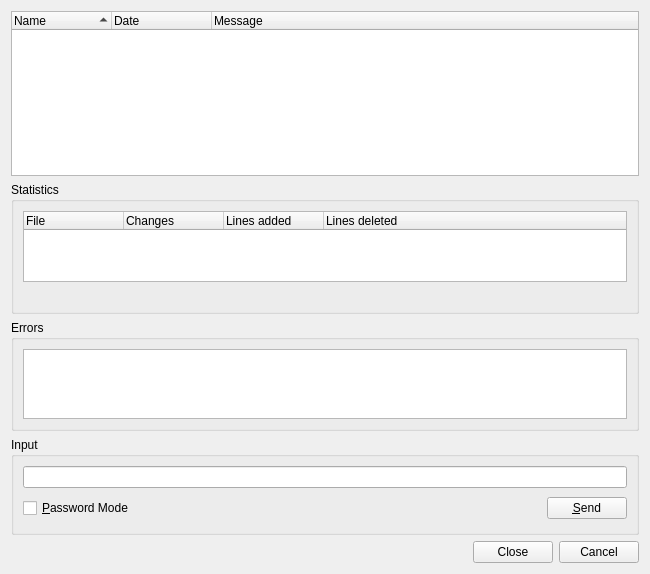
<?xml version="1.0" encoding="UTF-8"?>
<ui version="4.0">
 <class>GitStashBrowserDialog</class>
 <widget class="QWidget" name="GitStashBrowserDialog">
  <property name="geometry">
   <rect>
    <x>0</x>
    <y>0</y>
    <width>650</width>
    <height>574</height>
   </rect>
  </property>
  <property name="windowTitle">
   <string>Git Stash Browser</string>
  </property>
  <layout class="QVBoxLayout" name="verticalLayout_2">
   <item>
    <widget class="QTreeWidget" name="stashList">
     <property name="sizePolicy">
      <sizepolicy hsizetype="Expanding" vsizetype="Expanding">
       <horstretch>0</horstretch>
       <verstretch>5</verstretch>
      </sizepolicy>
     </property>
     <property name="contextMenuPolicy">
      <enum>Qt::CustomContextMenu</enum>
     </property>
     <property name="alternatingRowColors">
      <bool>true</bool>
     </property>
     <property name="rootIsDecorated">
      <bool>false</bool>
     </property>
     <property name="itemsExpandable">
      <bool>false</bool>
     </property>
     <property name="sortingEnabled">
      <bool>true</bool>
     </property>
     <column>
      <property name="text">
       <string>Name</string>
      </property>
     </column>
     <column>
      <property name="text">
       <string>Date</string>
      </property>
     </column>
     <column>
      <property name="text">
       <string>Message</string>
      </property>
     </column>
    </widget>
   </item>
   <item>
    <widget class="QGroupBox" name="groupBox">
     <property name="sizePolicy">
      <sizepolicy hsizetype="Preferred" vsizetype="Preferred">
       <horstretch>0</horstretch>
       <verstretch>4</verstretch>
      </sizepolicy>
     </property>
     <property name="title">
      <string>Statistics</string>
     </property>
     <layout class="QVBoxLayout" name="verticalLayout">
      <item>
       <widget class="QTreeWidget" name="statisticsList">
        <property name="sizePolicy">
         <sizepolicy hsizetype="Expanding" vsizetype="Expanding">
          <horstretch>0</horstretch>
          <verstretch>2</verstretch>
         </sizepolicy>
        </property>
        <property name="alternatingRowColors">
         <bool>true</bool>
        </property>
        <property name="selectionMode">
         <enum>QAbstractItemView::NoSelection</enum>
        </property>
        <property name="rootIsDecorated">
         <bool>false</bool>
        </property>
        <property name="itemsExpandable">
         <bool>false</bool>
        </property>
        <column>
         <property name="text">
          <string>File</string>
         </property>
        </column>
        <column>
         <property name="text">
          <string>Changes</string>
         </property>
        </column>
        <column>
         <property name="text">
          <string>Lines added</string>
         </property>
        </column>
        <column>
         <property name="text">
          <string>Lines deleted</string>
         </property>
        </column>
        <column>
         <property name="text">
          <string/>
         </property>
        </column>
       </widget>
      </item>
      <item>
       <layout class="QHBoxLayout" name="horizontalLayout">
        <item>
         <widget class="QLabel" name="filesLabel">
          <property name="text">
           <string/>
          </property>
         </widget>
        </item>
        <item>
         <widget class="QLabel" name="insertionsLabel">
          <property name="text">
           <string/>
          </property>
         </widget>
        </item>
        <item>
         <widget class="QLabel" name="deletionsLabel">
          <property name="text">
           <string/>
          </property>
         </widget>
        </item>
       </layout>
      </item>
     </layout>
    </widget>
   </item>
   <item>
    <widget class="QGroupBox" name="errorGroup">
     <property name="sizePolicy">
      <sizepolicy hsizetype="Preferred" vsizetype="Expanding">
       <horstretch>0</horstretch>
       <verstretch>1</verstretch>
      </sizepolicy>
     </property>
     <property name="title">
      <string>Errors</string>
     </property>
     <layout class="QVBoxLayout">
      <item>
       <widget class="QTextEdit" name="errors">
        <property name="whatsThis">
         <string>&lt;b&gt;Git stash errors&lt;/b&gt;&lt;p&gt;This shows possible error messages of the git stash command.&lt;/p&gt;</string>
        </property>
        <property name="readOnly">
         <bool>true</bool>
        </property>
        <property name="acceptRichText">
         <bool>false</bool>
        </property>
       </widget>
      </item>
     </layout>
    </widget>
   </item>
   <item>
    <widget class="QGroupBox" name="inputGroup">
     <property name="title">
      <string>Input</string>
     </property>
     <layout class="QGridLayout" name="_2">
      <item row="1" column="1">
       <spacer>
        <property name="orientation">
         <enum>Qt::Horizontal</enum>
        </property>
        <property name="sizeType">
         <enum>QSizePolicy::Expanding</enum>
        </property>
        <property name="sizeHint" stdset="0">
         <size>
          <width>327</width>
          <height>29</height>
         </size>
        </property>
       </spacer>
      </item>
      <item row="1" column="2">
       <widget class="QPushButton" name="sendButton">
        <property name="toolTip">
         <string>Press to send the input to the git process</string>
        </property>
        <property name="text">
         <string>&amp;Send</string>
        </property>
        <property name="shortcut">
         <string>Alt+S</string>
        </property>
       </widget>
      </item>
      <item row="0" column="0" colspan="3">
       <widget class="QLineEdit" name="input">
        <property name="toolTip">
         <string>Enter data to be sent to the git process</string>
        </property>
       </widget>
      </item>
      <item row="1" column="0">
       <widget class="QCheckBox" name="passwordCheckBox">
        <property name="toolTip">
         <string>Select to switch the input field to password mode</string>
        </property>
        <property name="text">
         <string>&amp;Password Mode</string>
        </property>
        <property name="shortcut">
         <string>Alt+P</string>
        </property>
       </widget>
      </item>
     </layout>
    </widget>
   </item>
   <item>
    <widget class="QDialogButtonBox" name="buttonBox">
     <property name="standardButtons">
      <set>QDialogButtonBox::Cancel|QDialogButtonBox::Close</set>
     </property>
    </widget>
   </item>
  </layout>
  <zorder>buttonBox</zorder>
  <zorder>stashList</zorder>
  <zorder>errorGroup</zorder>
  <zorder>inputGroup</zorder>
  <zorder>groupBox</zorder>
 </widget>
 <tabstops>
  <tabstop>stashList</tabstop>
  <tabstop>statisticsList</tabstop>
  <tabstop>errors</tabstop>
  <tabstop>input</tabstop>
  <tabstop>passwordCheckBox</tabstop>
  <tabstop>sendButton</tabstop>
  <tabstop>buttonBox</tabstop>
 </tabstops>
 <resources/>
 <connections/>
</ui>
